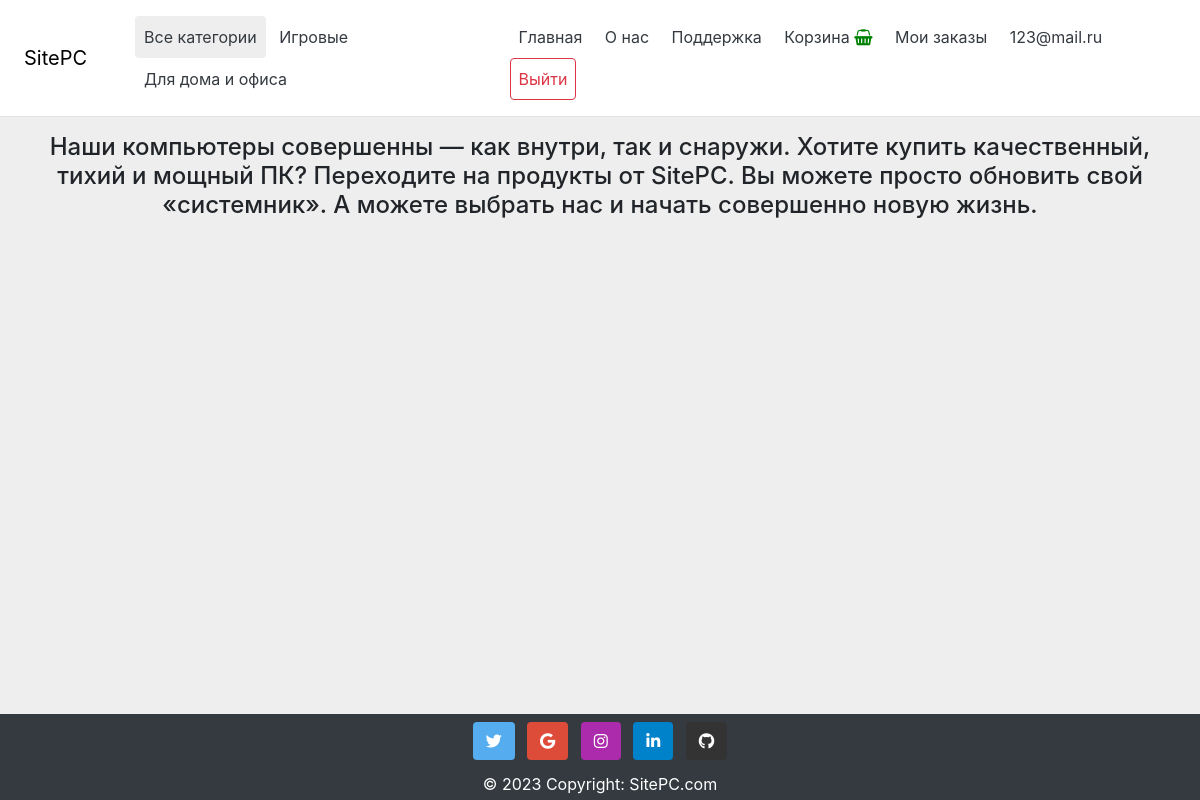
Page /about/ (signed in) on the committed database.
### SitePC/models.py (models this page shows, shortened)
class Category(models.Model):
    name = models.CharField(max_length=100, db_index=True, verbose_name="Наименование категории")
    slug = models.SlugField(max_length=255, unique=True, db_index=True, verbose_name="SLUG")
    def get_absolute_url(self):
        return reverse('category', kwargs={'cat_slug': self.slug})

### accounts/models.py (models this page shows, shortened)
class User(AbstractBaseUser):
    email = models.EmailField(verbose_name='email address', unique=True, max_length=255)
    first_name = models.CharField(max_length=255)
    last_name = models.CharField(max_length=255)
    date_of_birth = models.DateField(blank=True)
    date_joined = models.DateTimeField(default=timezone.now)
    address = models.CharField(max_length=255, null=True, blank=True)
    phoneNumberRegex = RegexValidator(regex=r"^\+?1?\d{8,15}$")
    mobile = models.CharField(validators=[phoneNumberRegex], max_length=16, unique=True)
    is_staff = models.BooleanField(default=False)
    is_active = models.BooleanField(default=True)
    is_superuser = models.BooleanField(default=False)
    USERNAME_FIELD = 'email'
    REQUIRED_FIELDS = ['first_name', 'last_name', 'date_of_birth', 'mobile']
    objects = CustomUserManager()

### SitePC/views.py (the view)
# urls.py: path('about/', About.as_view(), name='about'),
class About(DataMixin, TemplateView):
    template_name = "SitePC/about.html"
    def get_context_data(self, *, object_list=None, **kwargs):
        context = super().get_context_data(**kwargs)
        c_def = self.get_user_context(title='О нас')
        return dict(list(context.items()) + list(c_def.items()))

### SitePC/utils.py (called while the page is built)
    def get_user_context(self, **kwargs):
        context = kwargs
        cats = Category.objects.all()
        context['menu'] = menu
        context['cats'] = cats
        if 'cat_selected' not in context:
            context['cat_selected'] = 0
        return context

### cart/context_processors.py (called while the page is built)
def cart(request):
    return {'cart':Cart(request)}

### SitePC/templates/SitePC/about.html (shortened to what this page needs)
{% extends 'SitePC/base.html' %}
{% block content %}
        <div class="text-center container py-2">
            <h4 class="mb-1">Наши компьютеры совершенны — как внутри, так и снаружи. Хотите купить
                качественный, тихий и
                    мощный ПК? Переходите на продукты от SitePC. Вы можете просто обновить свой «системник». А
                можете выбрать нас и начать совершенно новую жизнь.</h4>
        </div>
{% endblock %}

### SitePC/templates/SitePC/base.html (shortened to what this page needs)
<!DOCTYPE html>
<head>
    {% load static %}
    {% load SitePC_tags %}
    <link rel="stylesheet" type="text/css" href="{% static 'SitePC/css/bootstrap.css' %}">
    <link rel="stylesheet" type="text/css" href="{% static 'SitePC/css/datepicker.css' %}">
    <link rel="stylesheet" href="https://use.fontawesome.com/releases/v5.0.8/css/all.css">
    <link rel='stylesheet' href='https://cdnjs.cloudflare.com/ajax/libs/font-awesome/4.7.0/css/font-awesome.min.css'>
    <link rel="stylesheet" href="{% static 'SitePC/css/style.css' %}" type="text/css" class="">
</head>
<body>
<div class="wrapper">
    {% block mainmenu %}
    <div class="d-flex flex-column flex-md-row align-items-center p-3 px-md-4 mb-10 bg-white border-bottom box-shadow">
        <h5 class="my-0 font-weight-normal"><a href="{% url 'home' %}" style="  color: black">SitePC</a>
        </h5>
        <nav class="pl-5 my-0 mr-md-auto font-weight-normal">
            {% if cat_selected == 0 %}
            <a class="btn p-2 text-dark selected rounded" disabled href="/">Все категории</a>
            {% else %}
            <a class="btn p-2 text-dark rounded" href="{% url 'home' %}">Все категории</a>
            {% endif %}
            {% for c in cats %}
            {% if c.pk == cat_selected %}
            <a class="btn p-2 text-dark rounded selected" href="{{ c.get_absolute_url }}">{{ c.name }}</a>
            {% else %}
            <a class="btn p-2 text-dark rounded" href="{{ c.get_absolute_url }}">{{ c.name }}</a>
            {% endif %}
            {% endfor %}
        </nav>
        <nav class="my-2 my-md-auto mr-md-3">
            {% for m in menu %}
            <a class="btn p-2 text-dark rounded" href="{% url m.url_name %}">{{ m.title }}</a>
            {% endfor %}
            {% if request.user.is_authenticated %}
            <a class="btn p-2 text-dark rounded" href="{% url 'helper' %}">Поддержка
            </a>
            <a class="btn p-2 text-dark rounded" href="{% url 'cart:cart_detail' %}">Корзина
                <i class="fa fa-shopping-basket green-color"></i>
            </a>
            <a class="btn p-2 text-dark rounded" href="{% url 'orders' %}">Мои заказы
            </a>
            <a class="btn p-2 text-dark rounded" href="{% url 'profile' %}">{{ user.email }} </a>
            <a class="btn p-2 rounded btn-outline-danger" href="{% url 'logout' %}">Выйти</a>
            {% else %}
            <a class="btn p-2 rounded btn-outline-success" href="{% url 'register' %}">Регистрация</a>
            <a class="btn p-2 rounded btn-outline-success" href="{% url 'login' %}">Войти</a>
            {% endif %}
        </nav>
    </div>
    {% endblock mainmenu %}
    <div class="content">
        <section class="main_section">
            {% block content %}
            {% endblock content %}
        </section>
    </div>
    <div class="footer">
        {% block footer %}
        <footer class="bg-dark text-center text-white">
            <div class="container p-1 pb-0">
                <section class="mb-10">
                    <a
                            class="btn text-white btn-floating m-1"
                            style="background-color: #55acee;"
                            href="#!"
                            role="button"
                    ><i class="fab fa-twitter"></i
                    ></a>
                    <a
                            class="btn text-white btn-floating m-1"
                            style="background-color: #dd4b39;"
                            href="https://www.google.ru/"
                            role="button"
                    ><i class="fab fa-google"></i
                    ></a>
                    <a
                            class="btn text-white btn-floating m-1"
                            style="background-color: #ac2bac;"
                            href="#!"
                            role="button"
                    ><i class="fab fa-instagram"></i
                    ></a>
                    <a
                            class="btn text-white btn-floating m-1"
                            style="background-color: #0082ca;"
                            href="#!"
                            role="button"
                    ><i class="fab fa-linkedin-in"></i
                    ></a>
                    <a
                            class="btn text-white btn-floating m-1"
                            style="background-color: #333333;"
                            href="https://github.com/nemooo-trash"
                            role="button"
                    ><i class="fab fa-github"></i
                    ></a>
                </section>
            </div>
            <div class="text-center p-1 bg-dark">
                © 2023 Copyright:
                <a class="text-white" href="/">SitePC.com</a>
            </div>
        </footer>
    </div>
</div>
{% endblock footer %}
</body>
</html>

### SitePC/static/SitePC/css/style.css (style rules this page uses)
* { margin: 0; padding: 0; }
html, body { height: 100%; }
.wrapper { display: flex; flex-direction: column; height: 100%; }
.content { flex: 1 0 auto; }
.footer { flex: 0 0 auto; }
.main_section { background-color: #eee; height: 100% }
.content { background-color: #eee; }
.selected { background-color: #eee; }
.green-color { color: green; }

### rows in the picture
Category: name "Игровые"
Category: name "Для дома и офиса"
User: email "123@mail.ru"

### other values in the picture
{{ m.title }} "Главная" "О нас"
